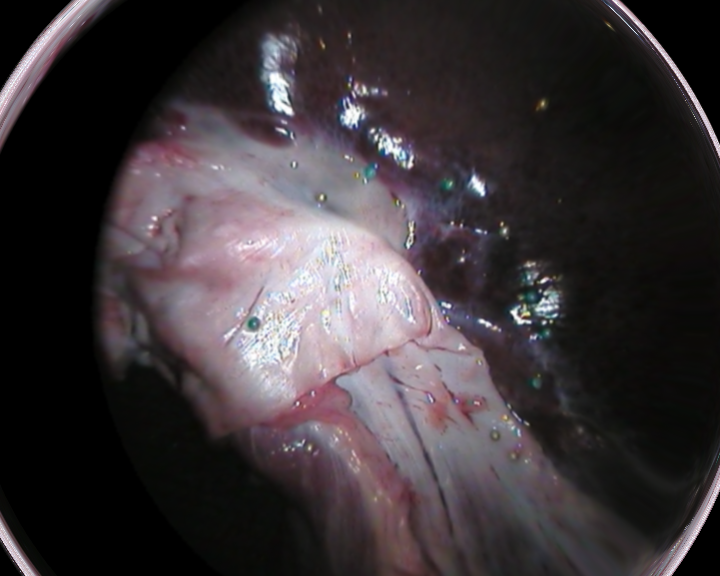
#> input picture tmi_dataset/Stereo_SD_d_all/Stereo_SD_d_all_1/Stereo_SD_d_all_1_IMG_REC_left.bmp, 720 x 576 px, given in place of Stereo_SD_d_all_2_IMG_REC_left.bmp, which was not available
$ jupyter execute image_fragmentation.ipynb   (shell and % lines are left out)   (text cells are left out)
#> lines starting #> are read from the running program, lines starting #| are printed output that depends on the picture; pictures that were not available may be replaced by others from this repository, and a replacement may not be noted
[cell 1]
import matplotlib.pyplot as plt
import numpy as np

[cell 2]
idx = '2'
image = '../tmi_dataset/Stereo_SD_d_all/Stereo_SD_d_all_{idx}/Stereo_SD_d_all_{idx}_IMG_REC_left.bmp'.format(idx=idx)
image = plt.imread(image)
#> image is the input picture: shape (576, 720, 3); mean R, G, B 60.8, 54.2, 57.6

print(image.shape)
#| (576, 720, 3)
plt.imshow(image)

[cell 3]
divisions = (5, 3)
num_of_layers = np.zeros(shape=(image.shape[0], image.shape[1]))

stacked_images = []

print(num_of_layers.shape)
#| (576, 720)

[cell 4]
extendedWidth = image.shape[1] - 512
#> extendedWidth = 208
extendedHeight = image.shape[0] - 512
#> extendedHeight = 64

(extendedWidth, extendedHeight)
#> Out = (208, 64)

[cell 5]
if extendedWidth % (divisions[0] - 1) == 0 and extendedHeight % (divisions[1] - 1) == 0:
    widthJump = extendedWidth // (divisions[0] - 1)
#> widthJump = 52
    heightJump = extendedHeight // (divisions[1] - 1)
#> heightJump = 32
else:
    raise ValueError('Not Dividable!')

(widthJump, heightJump)
#> Out = (52, 32)

[cell 6]
horizontalCuts = [(0+i*widthJump, 512+i*widthJump) for i in range(0, divisions[0])]
verticalCuts = [(0+i*heightJump, 512+i*heightJump) for i in range(0, divisions[1])]
#> verticalCuts = [(0, 512), (32, 544), (64, 576)]

cuts = []
for i in horizontalCuts:
    for j in verticalCuts:
        cuts.append((j, i))
print(cuts)
#> (printed output is left out)
print(len(cuts))
#| 15

[cell 7]
for c in cuts:
    chunk = image[c[0][0]:c[0][1], c[1][0]:c[1][1]]
    stacked_images.append(chunk)
    num_of_layers[c[0][0]:c[0][1], c[1][0]:c[1][1]] += 1
#> this loop made 15 passes
#> pass 1, `chunk = image[c[0][0]:c[0][1], c[1][0]:c[1][1]]`:
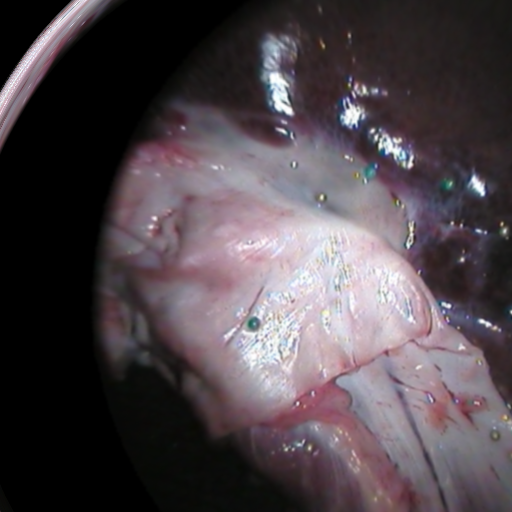
#> chunk: shape (512, 512, 3); mean R, G, B 78.5, 69.6, 74.9
#> pass 2, `chunk = image[c[0][0]:c[0][1], c[1][0]:c[1][1]]`:
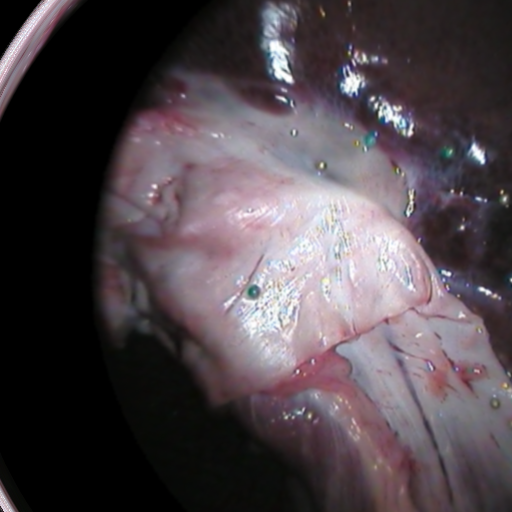
#> chunk: shape (512, 512, 3); mean R, G, B 78.7, 69.7, 75
#> pass 3, `chunk = image[c[0][0]:c[0][1], c[1][0]:c[1][1]]`:
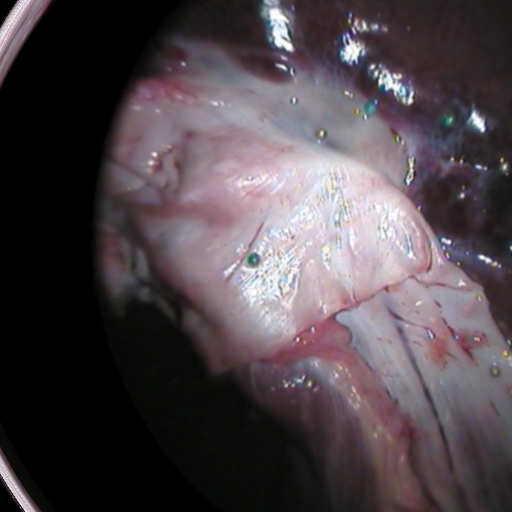
#> chunk: shape (512, 512, 3); mean R, G, B 78.1, 69.1, 74.3
#> after the loop:
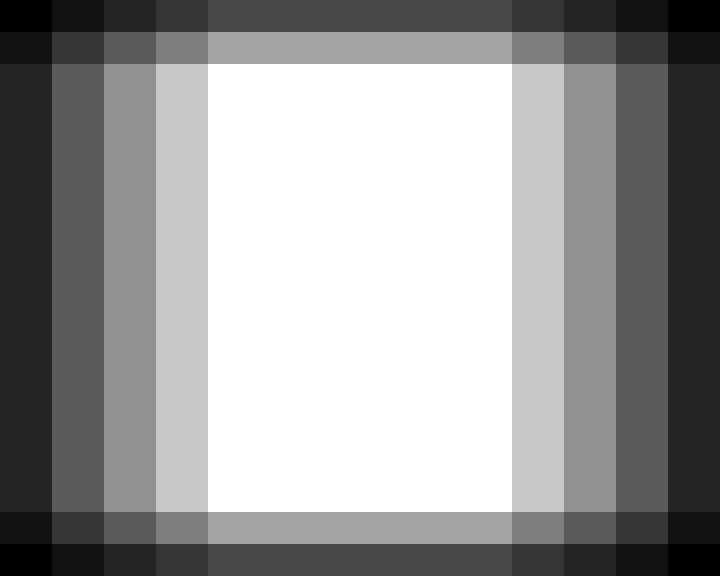
#> num_of_layers: shape (576, 720) float64; min 1, max 15, mean 9.48; drawn with min black and max white
#> after the loop, stacked_images = 15 items

[cell 8]
plt.imshow(stacked_images[0])

[cell 9]
stacked_images = np.array(stacked_images)
stacked_images.shape
#> Out = (15, 512, 512, 3)

[cell 10]
plt.imshow(num_of_layers, cmap='jet')
(np.max(num_of_layers), np.min(num_of_layers))
#> Out = (15, 1)

[cell 11]
def rgb2gray(rgb):
    return np.dot(rgb[...,:3], [0.2989, 0.5870, 0.1140])

[cell 12]
gray_scale = []
for image in stacked_images:
    gray_scale.append(rgb2gray(image))
#> after the loop, gray_scale = 15 items
result = np.array(gray_scale)

[cell 13]
result.shape

[cell 14]
plt.imshow(result[0], cmap='gray')
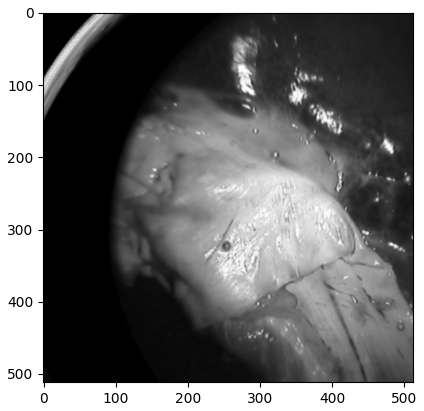
#> figure drawn by matplotlib, 1 panel

[cell 15]
recreated_image = np.zeros(shape=num_of_layers.shape)

for idx, c in enumerate(cuts):
    print(idx, c)
    recreated_image[c[0][0]:c[0][1], c[1][0]:c[1][1]] += result[idx]
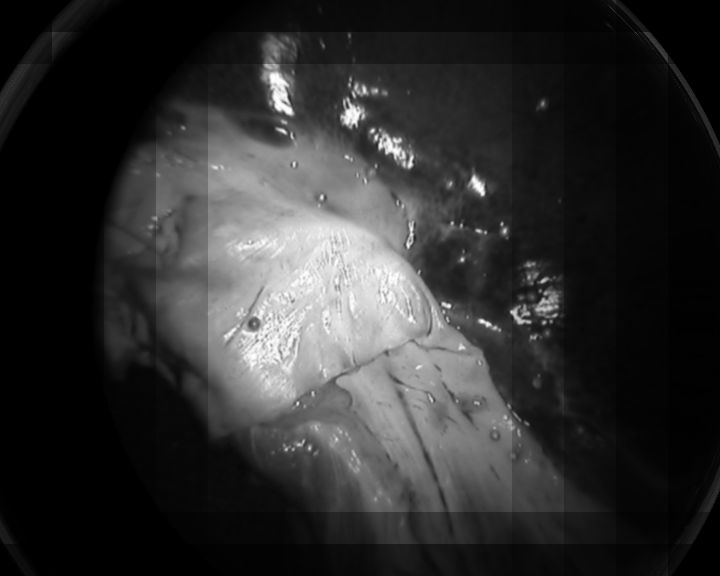
#> recreated_image: shape (576, 720) float64; min 0, max 3811.3, mean 711.8; drawn with min black and max white

recreated_image = np.divide(recreated_image, num_of_layers)
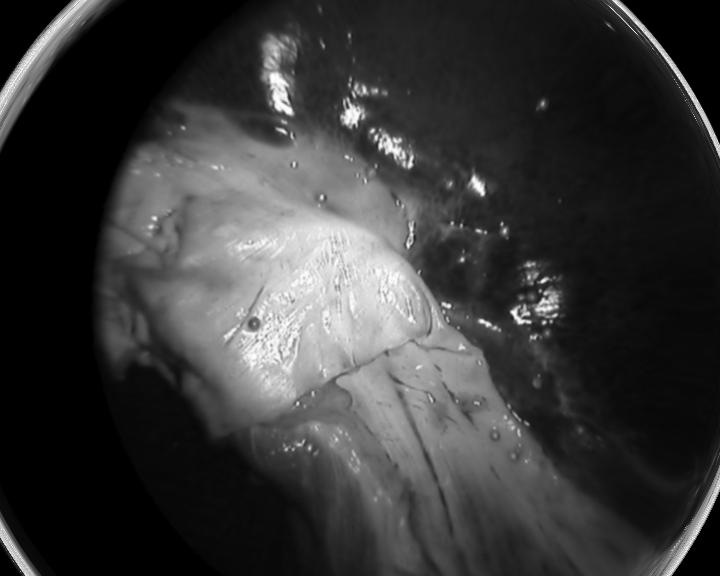
#> recreated_image: shape (576, 720) float64; min 0, max 254.1, mean 56.6

plt.imshow(recreated_image, cmap='gray')

$ run again, on tmi_dataset/Stereo_SD_d_all/Stereo_SD_d_all_13/Stereo_SD_d_all_13_IMG_REC_left.bmp
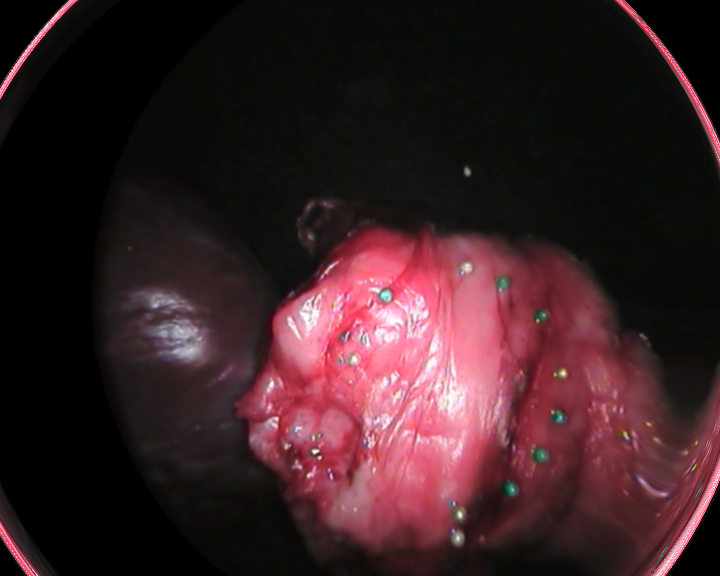
#> input picture tmi_dataset/Stereo_SD_d_all/Stereo_SD_d_all_13/Stereo_SD_d_all_13_IMG_REC_left.bmp, 720 x 576 px, given in place of Stereo_SD_d_all_2_IMG_REC_left.bmp, which was not available
#> image is the input picture: shape (576, 720, 3); mean R, G, B 56.8, 32.1, 35.9
#| (576, 720, 3)
#| (576, 720)
#> (printed output is left out)
#| 15
#> after the loop `for c in cuts:`: stacked_images = 15 items
#> `(np.max(num_of_layers), np.min(num_of_layers))`: Out = (15, 1)
#> the loop `for image in stacked_images:` made 15 passes
#> after the loop `for image in stacked_images:`: gray_scale = 15 items
#> `[cell 14] plt.imshow(result[0], cmap='gray')`:
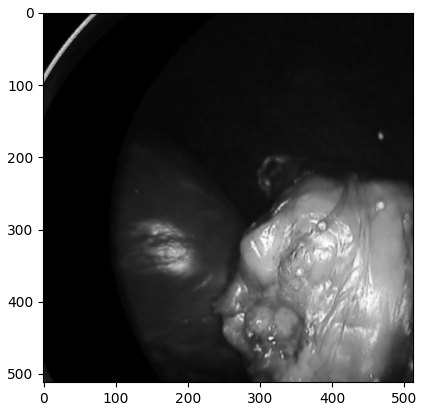
#> figure drawn by matplotlib, 1 panel
#> `recreated_image = np.divide(recreated_image, num_of_layers)`:
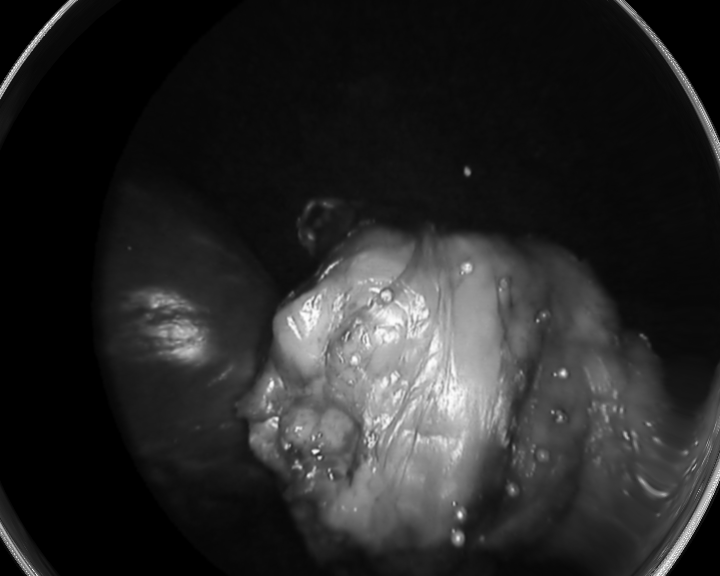
#> recreated_image: shape (576, 720) float64; min 0, max 254, mean 39.9

$ run again, on tmi_dataset/Stereo_SD_d_all/Stereo_SD_d_all_14/Stereo_SD_d_all_14_IMG_REC_left.bmp
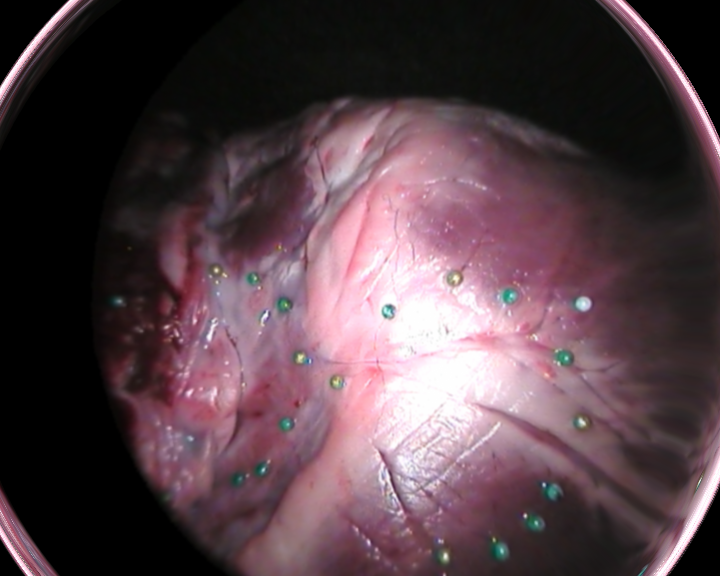
#> input picture tmi_dataset/Stereo_SD_d_all/Stereo_SD_d_all_14/Stereo_SD_d_all_14_IMG_REC_left.bmp, 720 x 576 px, given in place of Stereo_SD_d_all_2_IMG_REC_left.bmp, which was not available
#> image is the input picture: shape (576, 720, 3); mean R, G, B 84.3, 64.2, 71
#| (576, 720, 3)
#| (576, 720)
#> (printed output is left out)
#| 15
#> after the loop `for c in cuts:`: stacked_images = 15 items
#> `(np.max(num_of_layers), np.min(num_of_layers))`: Out = (15, 1)
#> the loop `for image in stacked_images:` made 15 passes
#> after the loop `for image in stacked_images:`: gray_scale = 15 items
#> `[cell 14] plt.imshow(result[0], cmap='gray')`:
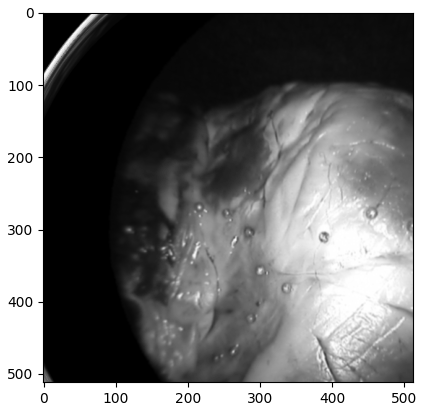
#> figure drawn by matplotlib, 1 panel
#> `recreated_image = np.divide(recreated_image, num_of_layers)`:
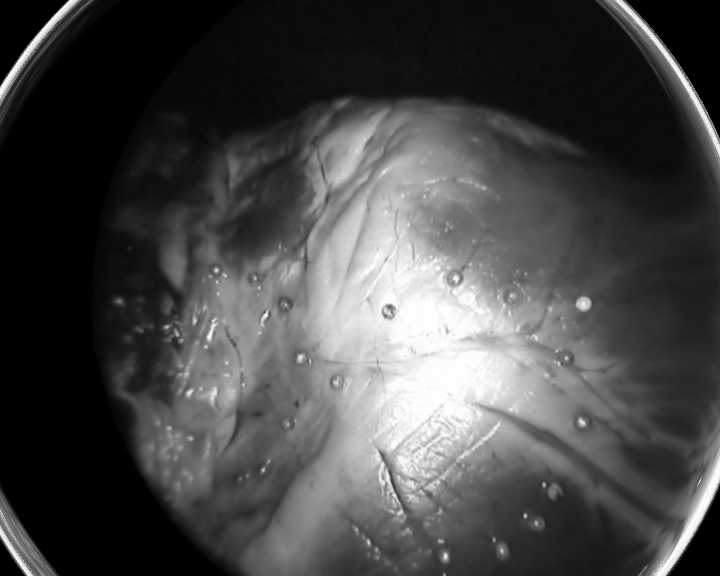
#> recreated_image: shape (576, 720) float64; min 0, max 255, mean 71

$ run again, on tmi_dataset/Stereo_SD_d_all/Stereo_SD_d_all_15/Stereo_SD_d_all_15_IMG_REC_left.bmp
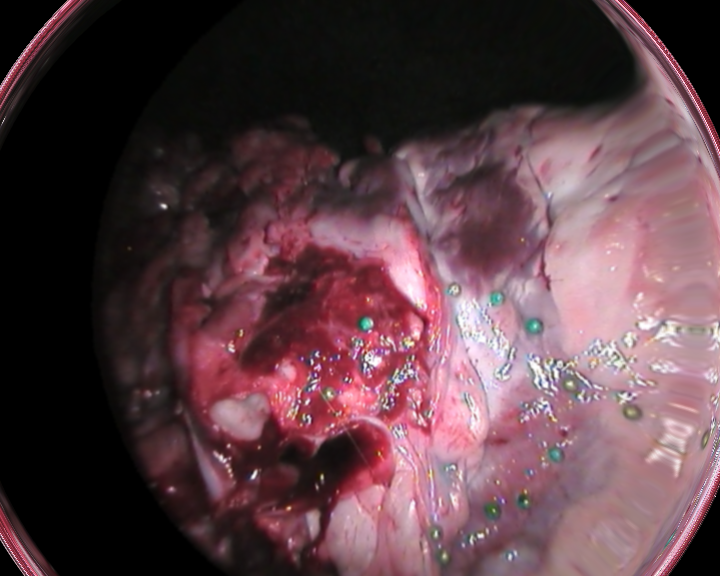
#> input picture tmi_dataset/Stereo_SD_d_all/Stereo_SD_d_all_15/Stereo_SD_d_all_15_IMG_REC_left.bmp, 720 x 576 px, given in place of Stereo_SD_d_all_2_IMG_REC_left.bmp, which was not available
#> image is the input picture: shape (576, 720, 3); mean R, G, B 91, 63.5, 70.1
#| (576, 720, 3)
#| (576, 720)
#> (printed output is left out)
#| 15
#> after the loop `for c in cuts:`: stacked_images = 15 items
#> `(np.max(num_of_layers), np.min(num_of_layers))`: Out = (15, 1)
#> the loop `for image in stacked_images:` made 15 passes
#> after the loop `for image in stacked_images:`: gray_scale = 15 items
#> `recreated_image = np.divide(recreated_image, num_of_layers)`:
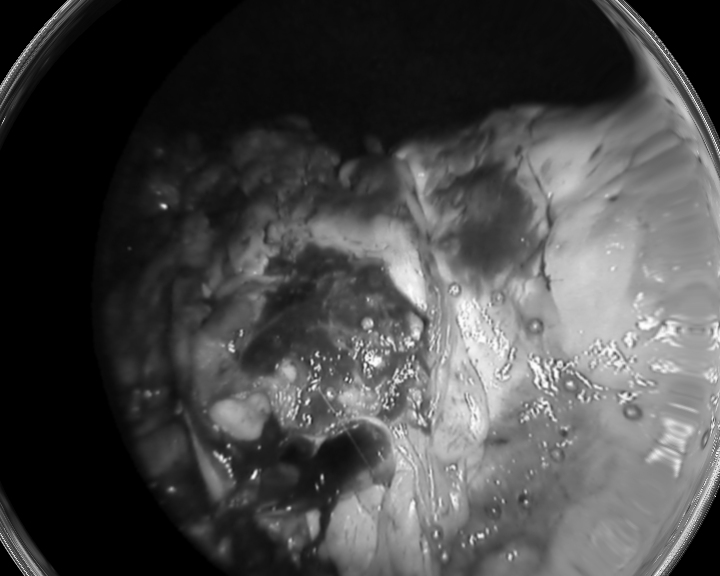
#> recreated_image: shape (576, 720) float64; min 0, max 254.4, mean 72.4
